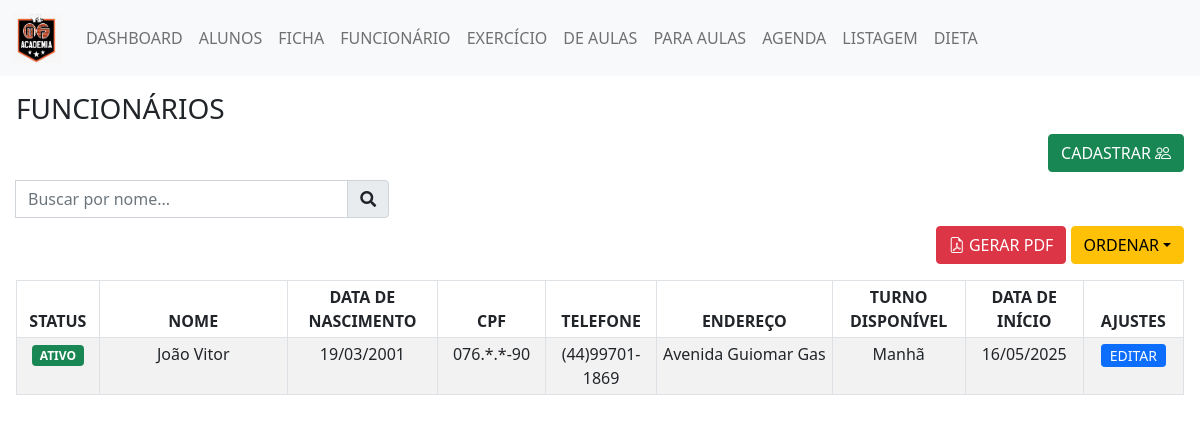
The app's page /Funcionario/index.php with its own data.
### tables this page shows
CREATE TABLE `funcionario` (
  `id` int(11) NOT NULL,
  `nome` varchar(255) DEFAULT NULL,
  `data_nascimento` date DEFAULT NULL,
  `telefone` varchar(11) DEFAULT NULL,
  `endereco` varchar(255) DEFAULT NULL,
  `turno_disponivel` varchar(255) DEFAULT NULL,
  `data_matricula` date NOT NULL,
  `ativo` tinyint(1) DEFAULT 1,
  `cpf` varchar(11) NOT NULL DEFAULT ''
);

### Classe/Conexao.php (called while the page is built)
<?php
class Db {
    public static function conexao(){
        try {
            $conexao = new PDO("mysql:host=localhost;dbname=heman;", "root", "");
            $conexao->setAttribute(PDO::ATTR_ERRMODE, PDO::ERRMODE_EXCEPTION);
            return $conexao;
        } catch (PDOException $e) {
            return NULL;
        }
    }
}
?>

### Funcionario/cadastrarSql.php (the view, shortened to what this page needs)
<?php function formatarCPFSeguro($cpf) {
    $cpf = preg_replace('/[^0-9]/', '', $cpf);
    return substr($cpf, 0, 3) . '.*.*-' . substr($cpf, -2);
}?>
<?php
function formatarTelefone($telefone) {
    $telefone = preg_replace('/[^0-9]/', '', $telefone);
    if (strlen($telefone) == 11) {
        return '('.substr($telefone, 0, 2).')'.substr($telefone, 2, 5).'-'.substr($telefone, 7);
    }
    elseif (strlen($telefone) == 10) {
        return '('.substr($telefone, 0, 2).')'.substr($telefone, 2, 4).'-'.substr($telefone, 6);
    }
    return $telefone;
}
?>
<tbody>
    <?php
    $sql = ("SELECT * FROM `funcionario`");
    if($ordenar == "ASC"){
        $sql .= (" ORDER BY `data_matricula` ASC");
    }else if($ordenar == "DESC"){
        $sql .= (" ORDER BY `data_matricula` DESC");
    }
    $executar = Db::conexao()->query($sql);
    $funcionarios = $executar->fetchAll(PDO::FETCH_OBJ);
    ?>
    <?php foreach ($funcionarios as $funcionario) { ?>
        <tr>
            <td>
                <?php if($funcionario->ativo == 1) { ?>
                    <span class="badge bg-success">ATIVO</span>
                <?php } else { ?>
                    <span class="badge bg-danger">INATIVO</span>
                <?php } ?>
            </td>
            <td><?php echo $funcionario->nome; ?></td>
            <td><?php echo date('d/m/Y', strtotime($funcionario->data_nascimento)); ?></td>
            <td><?php echo formatarCPFSeguro($funcionario->cpf); ?></td>
            <td><?php echo formatarTelefone($funcionario->telefone); ?></td>
            <td><?php echo $funcionario->endereco; ?></td>
            <td><?php echo $funcionario->turno_disponivel; ?></td>
            <td><?php echo date('d/m/Y', strtotime($funcionario->data_matricula)); ?></td>
            <td class="conteudo-esconder-pdf">
                <button
                    class="conteudo-esconder-pdf btn btn-primary btn-sm p-0 ps-2 pe-2 botao-selecionar-matricula"
                    data-id="<?php echo $funcionario->id; ?>"
                    data-nome="<?php echo $funcionario->nome; ?>"
                    data-data_nascimento="<?php echo $funcionario->data_nascimento; ?>"
                    data-cpf="<?php echo $funcionario->cpf; ?>"
                    data-telefone="<?php echo $funcionario->telefone; ?>"
                    data-endereco="<?php echo $funcionario->endereco; ?>"
                    data-turno_disponivel="<?php echo $funcionario->turno_disponivel; ?>"
                    data-data_matricula="<?php echo $funcionario->data_matricula; ?>"
                    data-ativo="<?php echo $funcionario->ativo; ?>">
                    EDITAR
                </button>
            </td>
        </tr>
<?php } ?>

### records on screen
funcionario: ativo "ATIVO", nome "João Vitor", data_nascimento "19/03/2001", cpf "076.*.*-90", telefone "(44)99701-1869", endereco "Avenida Guiomar Gas", turno_disponivel "Manhã", data_matricula "16/05/2025"
